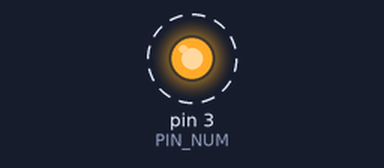
The sketch below on a simulated Arduino Uno, built with avr-gcc and run on an emulated ATmega328P. Parts: output pins drawn as LEDs (lit = HIGH). Dashed ring = blinking.

Above: at 0.5 s.
Timing chart, 0 to 4.6 s (numbered marks = the images above):
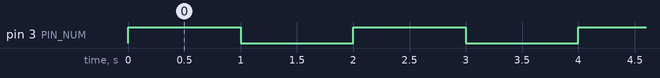

Measured:
- by itself, pin 3 (PIN_NUM): alternates HIGH for 1.0 s and LOW for 1.0 s

The sketch:

ledTest.ino
```cpp
int PIN_NUM = 3;
void setup(){
		pinMode(PIN_NUM, OUTPUT);
}

void loop(){
	digitalWrite(PIN_NUM, HIGH);
	delay(1000);
	digitalWrite(PIN_NUM, LOW);
	delay(1000);
}
```
